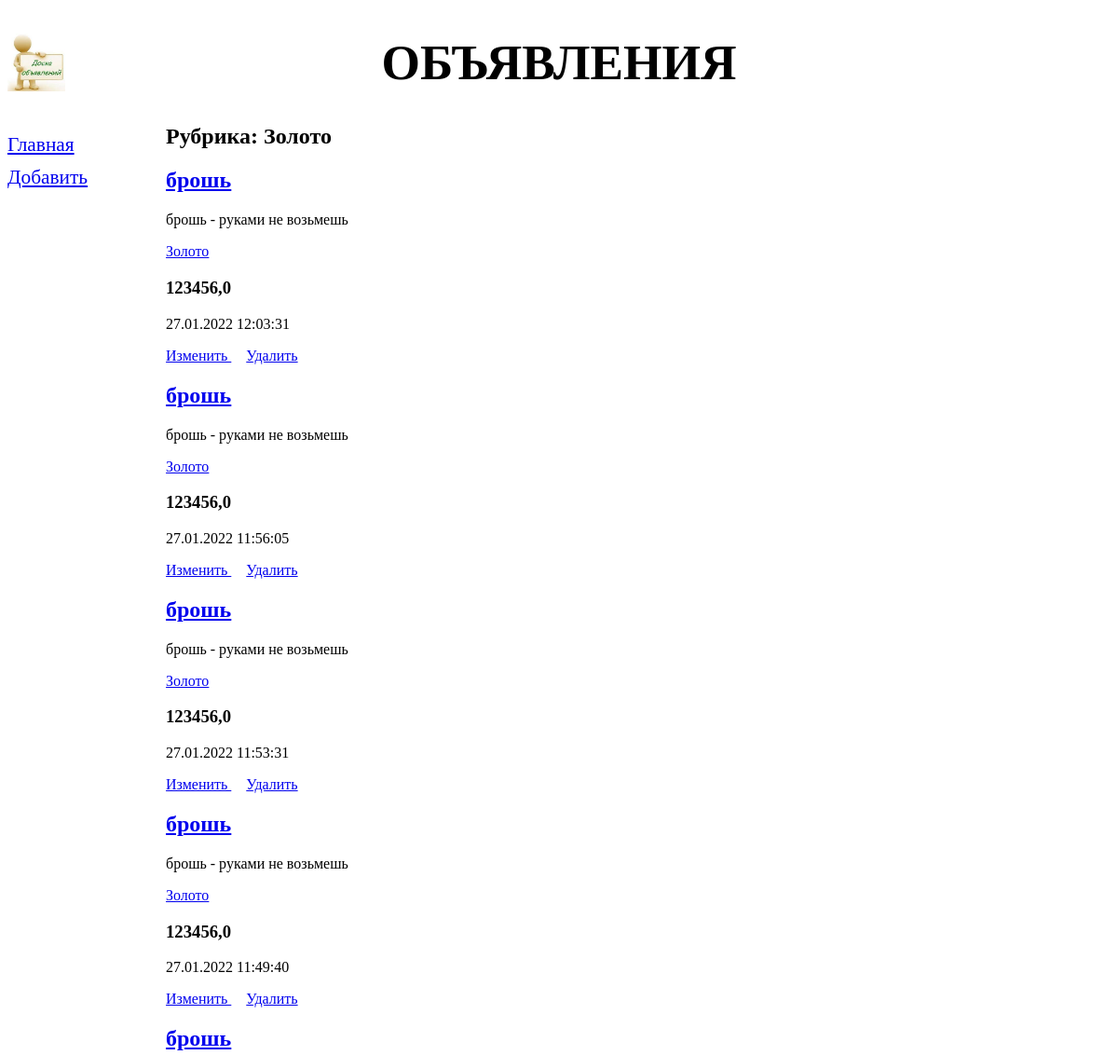
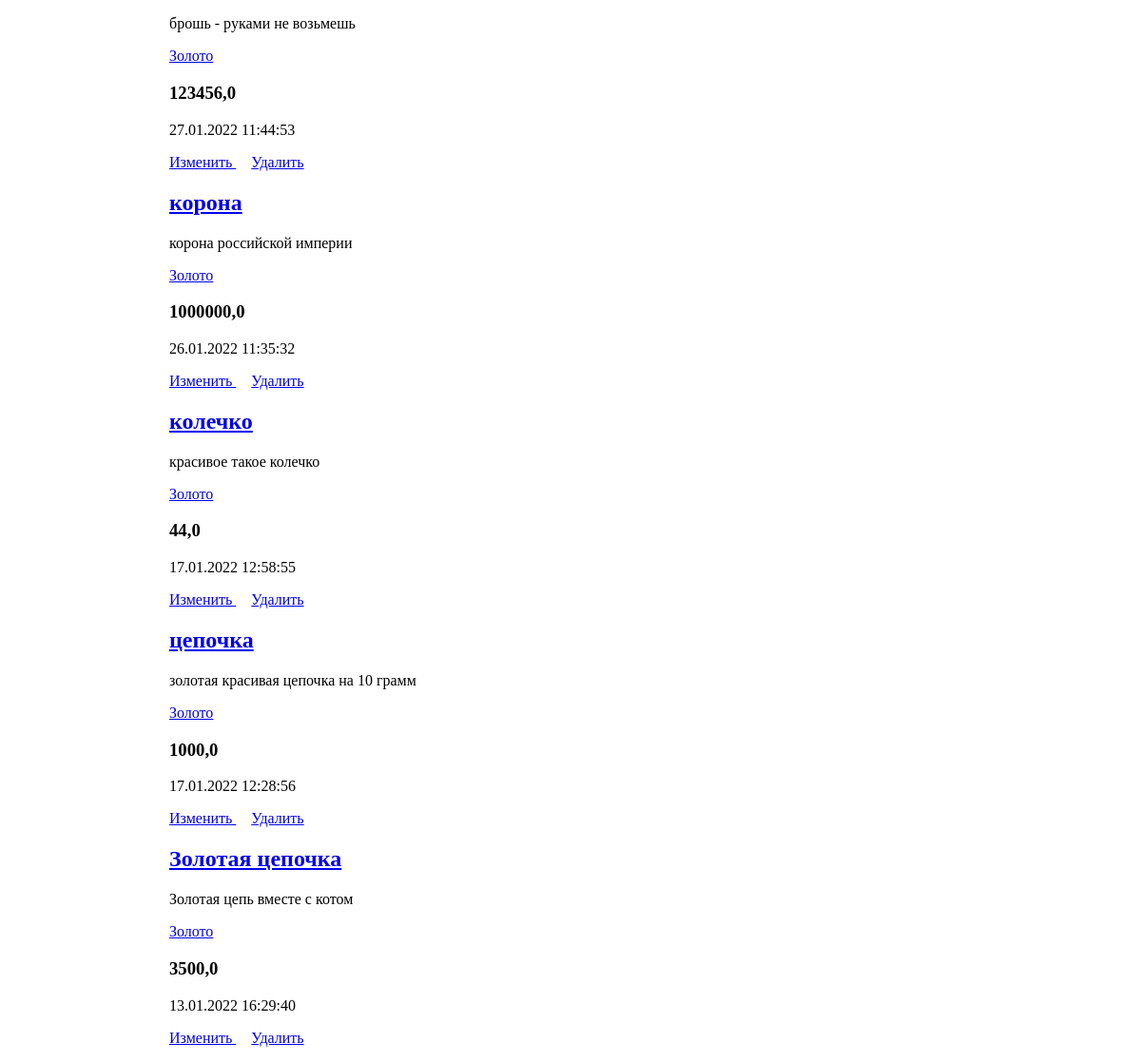
The page /bboard/3/ on the database as committed earlier (2 pictures, top to bottom).
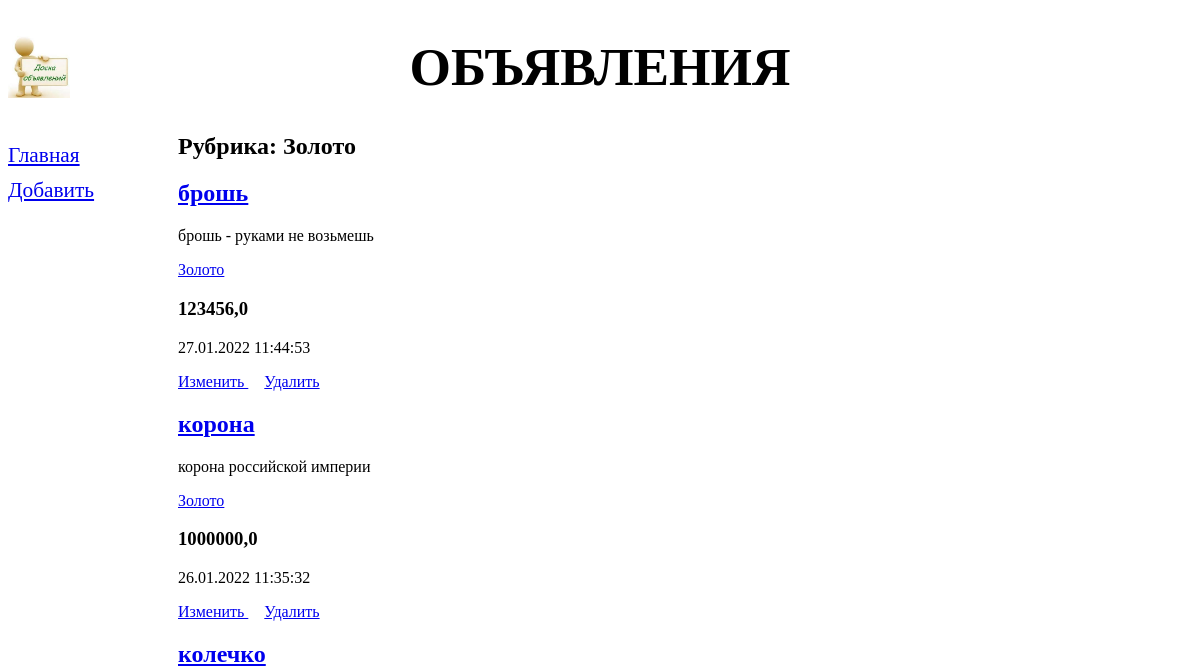
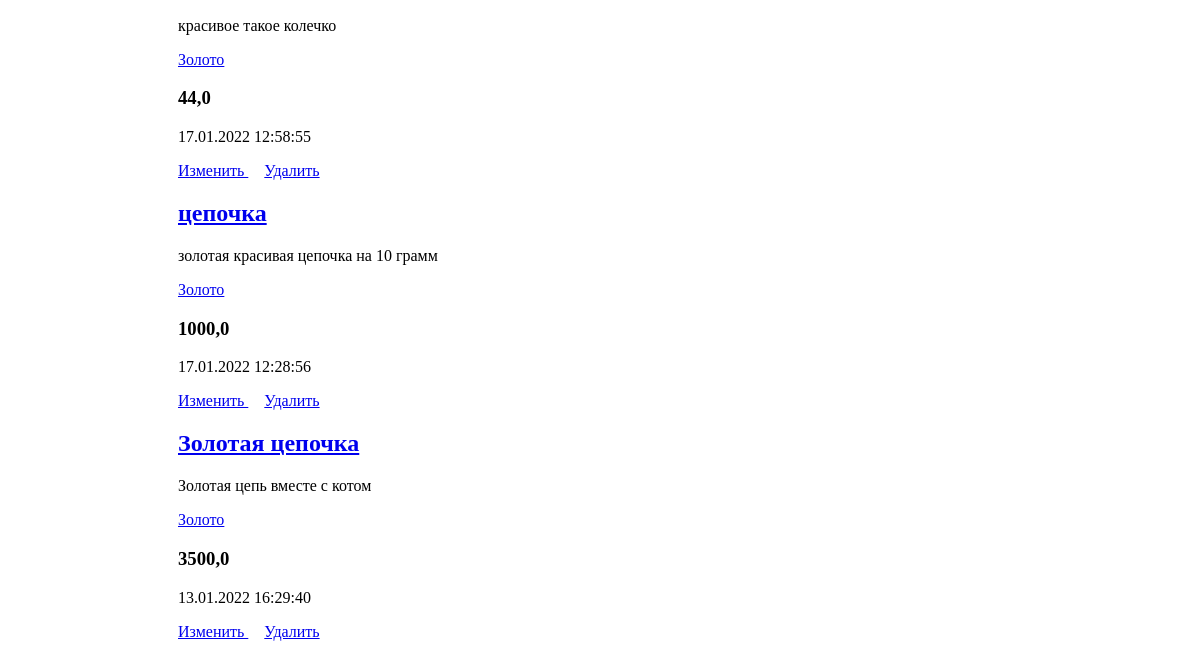
The same page on the database as committed later (2 pictures, top to bottom).
### bboard/models.py (models this page shows, shortened)
class Rubric(models.Model):
    name = models.CharField(max_length=20, db_index=True, verbose_name='Название')
    class Meta:
        verbose_name_plural = 'Рубрики'
        verbose_name = 'Рубрика'
        ordering = ['name']
        constraints = (
            models.CheckConstraint(check=models.Q(price_gte=0) & models.Q(price_lte=1000000),
                                   name='bboard_rubric_price_constraint'),
        )

class Bd(models.Model):
    KINDS = (
        (None, 'Выберите тип публикуемого объявления'),
        ('b', 'Куплю'),
        ('s', 'Продам'),
        ('c', 'Обменяю'),
    )
    title = models.CharField(max_length=50, verbose_name='Товар',
                             validators=[validators.RegexValidator(
                                 regex='^.{4,}$',
                                 message='Название должно быть длинее 4 символов',
                             )])
    content = models.TextField(null=True, blank=True, verbose_name='Описание')
    price = models.FloatField(null=True, blank=True, verbose_name='Цена',
                              validators=[validate_even, MinMaxValueValidator(10, 10000000)])
    published = models.DateTimeField(auto_now_add=True, db_index=True, verbose_name='Опубликовано')
    rubric = models.ForeignKey('Rubric', null=True, on_delete=models.PROTECT, verbose_name='Рубрика',)
    kind = models.CharField(max_length=1, choices=KINDS, blank=True)
    def title_and_price(self):
        if self.price:
            return '%s (%.2f)' % (self.title, self.price)
        else:
            return self.title
    title_and_price.short_description = 'Название и цена'
    class Meta:
        verbose_name = 'Объявление'
        verbose_name_plural = 'Объявления'
        ordering = ['-published']
        unique_together = ('title', 'published')

### bboard/views.py (the view)
# urls.py: path('<int:rubric_id>/', BdByRubricView.as_view(), name='by_rubric'),
class BdByRubricView(ListView):
    template_name = 'bboard/by_rubric.html'
    context_object_name = 'bbs'
    def get_queryset(self):
        return Bd.objects.filter(rubric=self.kwargs['rubric_id'])
    def get_context_data(self, **kwargs):
        context = super().get_context_data(**kwargs)
        context['rubric'] = Rubric.objects.all()
        context['current_rubric'] = Rubric.objects.get(pk=self.kwargs['rubric_id'])
        return context

### bboard/templates/bboard/by_rubric.html (shortened to what this page needs)
{% extends "layout/basic.html" %}
{% block content %}
    <h1>Рубрика: {{ current_rubric.name }}</h1>
    {% for bb in bbs %}
        <div>
          <h2><a href="{% url 'bboard:detail' pk=bb.pk %}">{{ bb.title }}</a></h2>
          <p>{{ bb.content }}</p>
          <p><a href="{% url 'bboard:by_rubric' bb.rubric.pk %}">{{bb.rubric.name}}</a><h3>{{ bb.price }}</h3></p>
          <p>{{ bb.published|date:"d.m.Y H:i:s" }}</p>
          <p> <a href="{% url 'bboard:edit' pk=bb.pk %}"> Изменить </a>  &nbsp;  &nbsp;
              <a href="{% url 'bboard:delete' pk=bb.pk %}"> Удалить </a>
          </p>
        </div>
    {% endfor %}
{% endblock %}

### bboard/templates/layout/basic.html (shortened to what this page needs)
{% load static %}
<!DOCTYPE html>
<html>
    <head>
        <link rel="stylesheet" type="text/css" href="{% static 'bboard/style.css'%}">
    </head>
    <body>
        <header>
            <h1>Объявления</h1>
        </header>
        <nav>
            <a href="{% url 'bboard:index' %}">Главная</a>
            <a href="{% url 'bboard:add' %}">Добавить</a>
        </nav>
        <section>
            {% block content %}
            {% endblock %}
        </section>
    </body>
</html>

### bboard/static/bboard/style.css (style rules this page uses)
header h1 { font-size: 40pt; text-transform: uppercase; text-align: center; background: url("images.jpeg") left / auto 100% no-repeat; }
nav { font-size: 16pt; width: 150px; float: left; }
nav a { display: block; margin: 10px 0px; }
section { margin-left: 170px; }

Rows that differ between the two databases and show on the page:
removed Bd: title "брошь", content "брошь - руками не возьмешь", rubric.name "Золото", price "123456,0", published "27.01.2022 12:03:31"
removed Bd: title "брошь", content "брошь - руками не возьмешь", rubric.name "Золото", price "123456,0", published "27.01.2022 11:56:05"
no longer on this page (row edited): Bd: title "брошь", content "брошь - руками не возьмешь", rubric.name "Золото", price "123456,0", published "27.01.2022 11:53:31"
removed Bd: title "брошь", content "брошь - руками не возьмешь", rubric.name "Золото", price "123456,0", published "27.01.2022 11:49:40"
